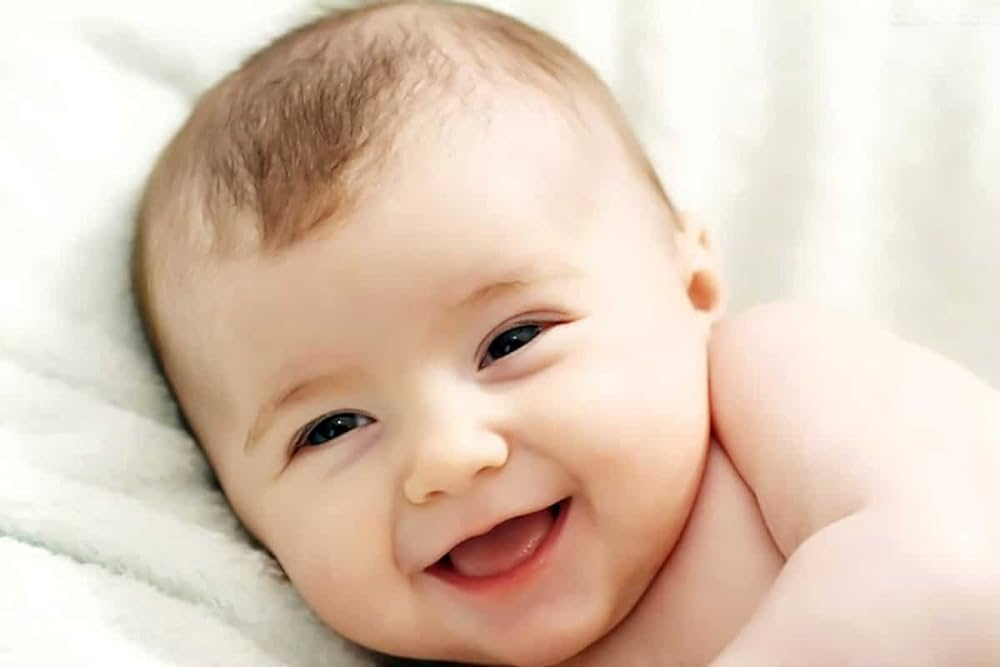
#> input picture StegaPix/Resources/Cover_image_rgb.bmp, 1000 x 667 px
$ python main_3.py
#> lines starting #> are read from the running program, lines starting #| are printed output that depends on the picture
from PIL import Image

# Open the images
cover_image = Image.open('Resources/Cover_image_rgb.bmp')
#> cover_image is the input picture: PIL image 1000x667 RGB; mean R, G, B 222.4, 201.5, 184.2
secret_image = Image.open('Resources/ID_200x100GS.bmp')
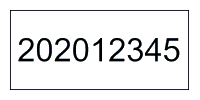
#> input picture StegaPix/Resources/ID_200x100GS.bmp, 200 x 100 px
#> secret_image is the input picture: PIL image 200x100 P; mean R, G, B 234.1, 234.3, 235.1

# Ensure secret image is in 8-bit grayscale
secret_image = secret_image.convert('L')
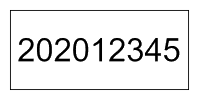
#> secret_image: PIL image 200x100 L; min 0, max 255, mean 234.4

# Convert cover image to RGB mode
cover_image = cover_image.convert('RGB')

# Resize secret image to match cover image dimensions
secret_image = secret_image.resize(cover_image.size)
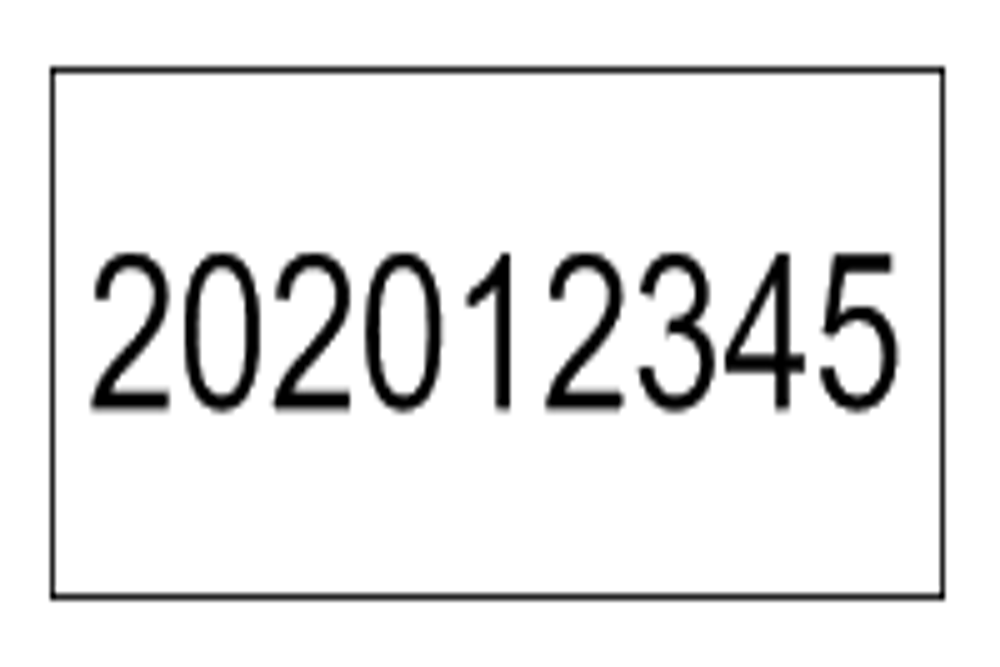
#> secret_image: PIL image 1000x667 L; min 0, max 255, mean 233.9

# Get the pixel data
cover_pixels = cover_image.load()
secret_pixels = secret_image.load()

# Create a new image to store the result
result_image = Image.new('RGB', cover_image.size)
#> result_image: PIL image 1000x667 RGB; every value is 0
result_pixels = result_image.load()

# Iterate over each pixel in the cover image
for i in range(cover_image.width):
    for j in range(cover_image.height):
        # Get RGB values from the cover image
        cover_r, cover_g, cover_b = cover_pixels[i, j]

        # Get the corresponding pixel value from the secret image
        secret_value = secret_pixels[i, j]

        # Extract the 6 most significant bits from the secret image
        secret_bits_r = (secret_value & 0xFC) >> 2
        secret_bits_g = (secret_value & 0xFC) >> 2
        secret_bits_b = (secret_value & 0xFC) >> 2

        # Combine the 2 least significant bits from the cover image with the 6 most significant bits from the secret image
        result_pixels[i, j] = (
            (cover_r & 0xFC) | secret_bits_r,
            (cover_g & 0xFC) | secret_bits_g,
            (cover_b & 0xFC) | secret_bits_b
        )

# Save the result
result_image.save('Result_image_rgb.bmp')
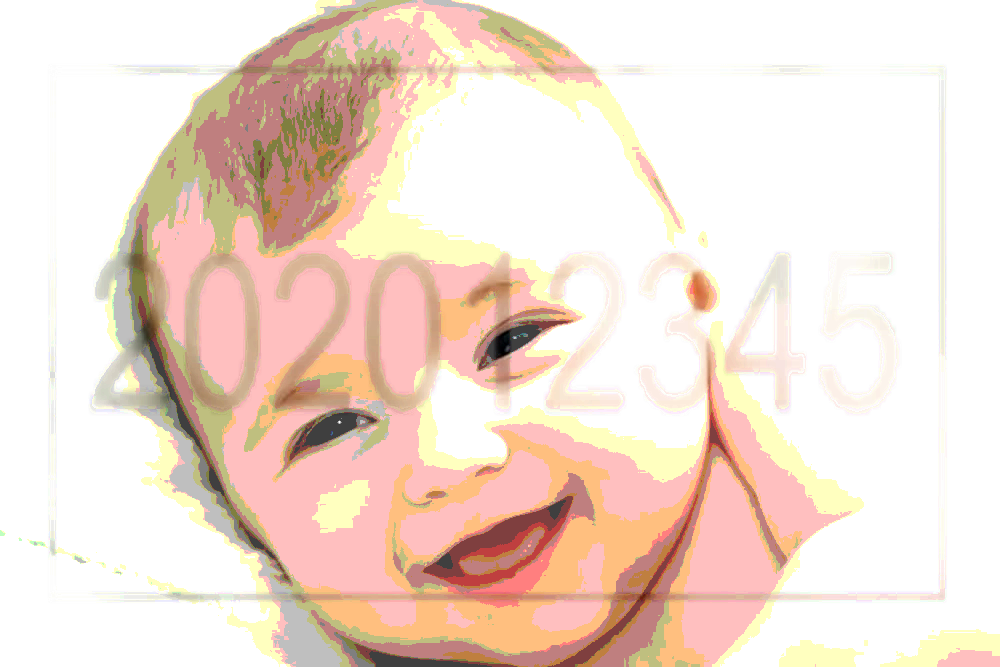
#> saved as Result_image_rgb.bmp: PIL image 1000x667 RGB; mean R, G, B 241.4, 222.1, 210
